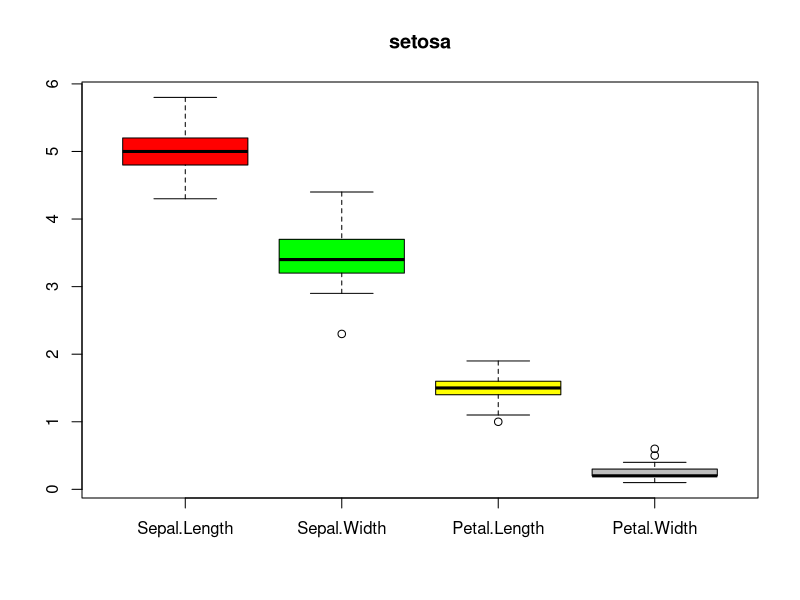
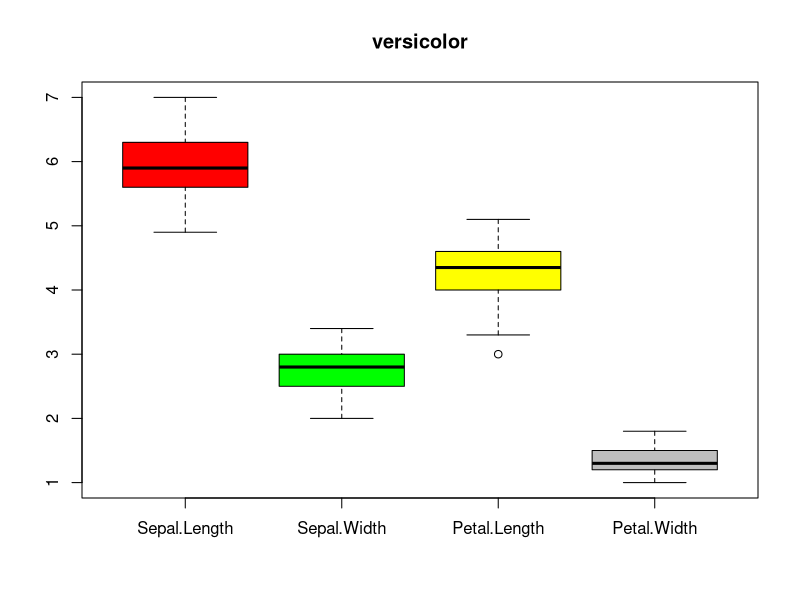
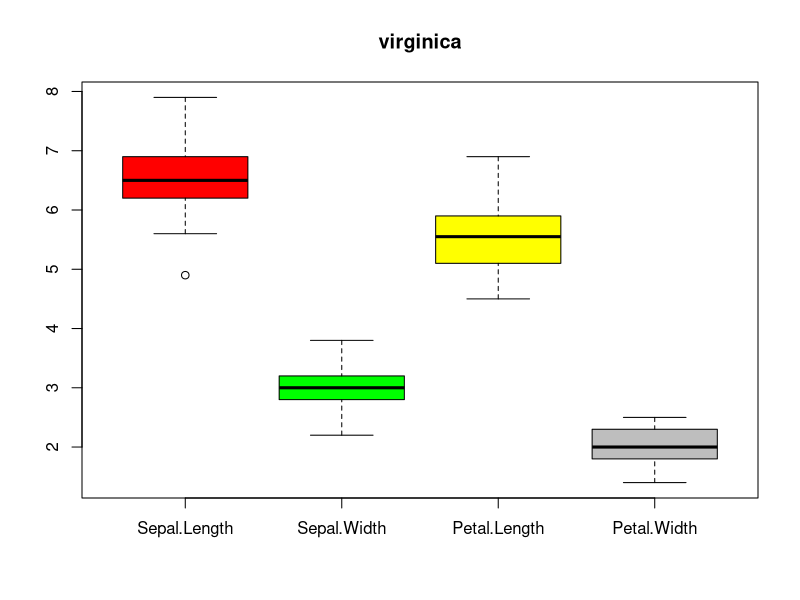
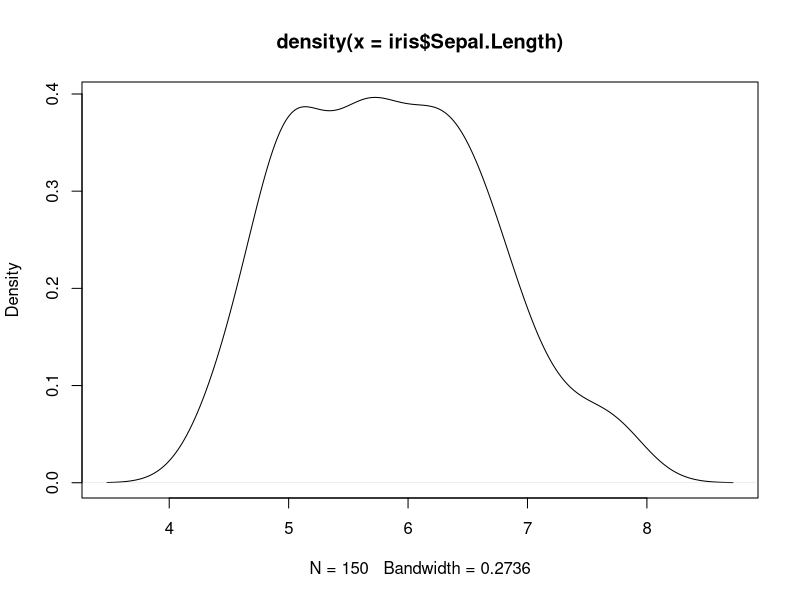
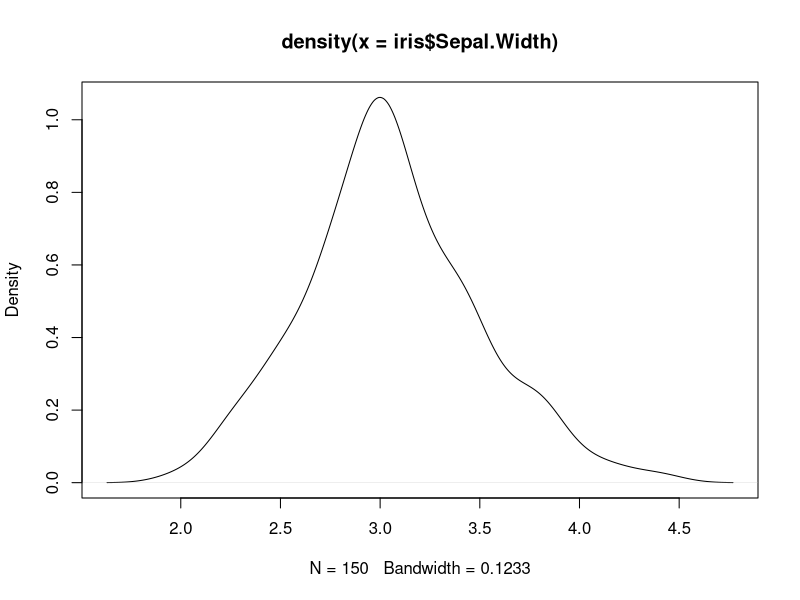
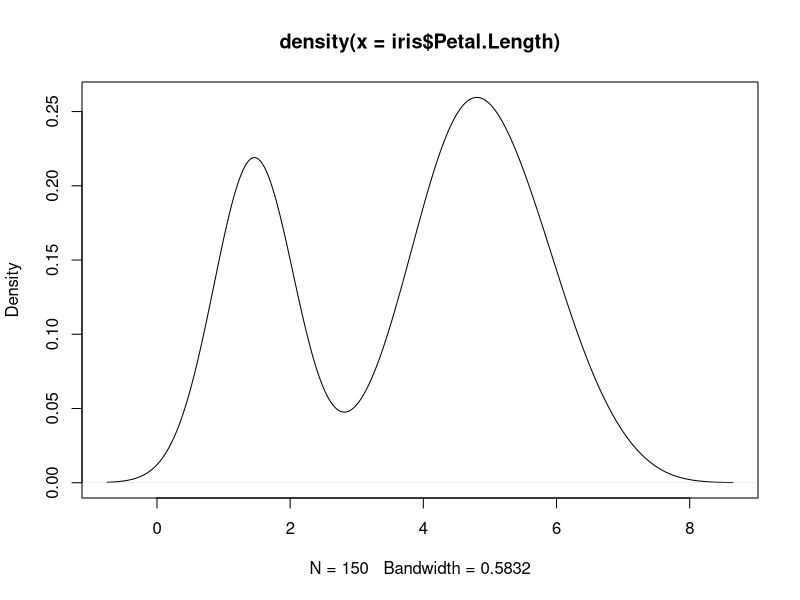
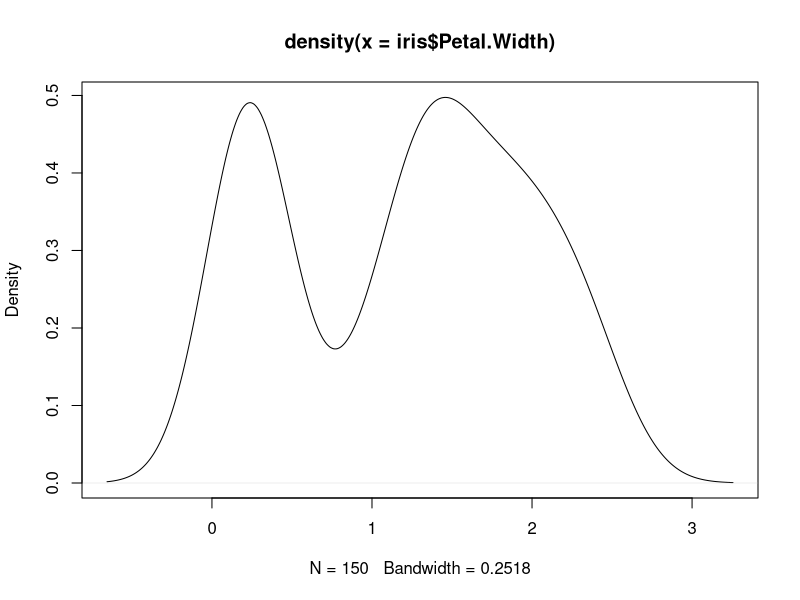

Source code (R) for these figures, in order: (Note: this script raises an error after producing the figures.)
#Ex1
# A : DONE
# B (Shinho): Need explanation
# C : DONE
# D (Shinho): labeling

#Ex2 (Omar)
# A : labeling & comments
# B : In which cases does the linear regression line give a good fit to the data?
#  On the basis of the scatter plots, describe the relationship/dependence between and for each data set.


#======================================================
#Ex 1
#task a
iris
colnames(iris)[1:4]

setosa <- iris[iris$Species == 'setosa',]
versicolor <- iris[iris$Species == 'versicolor',]
virginica <- iris[iris$Species == 'virginica',]
boxplot(setosa[1:4], main="setosa", col=c("red","green","yellow","gray"), names=colnames(iris)[1:4])
boxplot(versicolor[1:4], main="versicolor", col=c("red","green","yellow","gray"), names=colnames(iris)[1:4])
boxplot(virginica[1:4], main="virginica", col=c("red","green","yellow","gray"), names=colnames(iris)[1:4])

#task b
(mean(iris$Sepal.Length) - median(iris$Sepal.Length)) / sd(iris$Sepal.Length)
(mean(iris$Sepal.Width) - median(iris$Sepal.Width)) / sd(iris$Sepal.Width)
(mean(iris$Petal.Length) - median(iris$Petal.Length)) / sd(iris$Petal.Length)
(mean(iris$Petal.Width) - median(iris$Petal.Width)) / sd(iris$Petal.Width)

# hist(iris$Sepal.Length, col="Tomato", main="Sepal.Length", xlab="Sepal Length", breaks=20)
# hist(iris$Sepal.Width, col="Tomato", main="Sepal.Width", xlab="Sepal Width", breaks=20)
# hist(iris$Petal.Length, col="Tomato", main="Petal.Length", xlab="Petal Length", breaks=20)
# hist(iris$Petal.Width, col="Tomato", main="Petal.Width", xlab="Petal Width", breaks=20)

d <- density(iris$Sepal.Length) # returns the density data 
plot(d) # plots the results
d <- density(iris$Sepal.Width) # returns the density data 
plot(d) # plots the results
d <- density(iris$Petal.Length) # returns the density data 
plot(d) # plots the results
d <- density(iris$Petal.Width) # returns the density data 
plot(d) # plots the results


# refer to : https://en.wikipedia.org/wiki/Skewness
# positive: mean is greater than median.
# negative: mean is less than median.

# task c

# Pearson's Correlation
# 
# +1: Perfect direct linear relationship (correlation)
# -1: Perfect decreasing linear relationship (anti-correlation)
# 0: uncorrelated
# 
# One can observe that when considering the whole Iris data set, 
# there is a decreasing linear relationship between the variables 
# Petal.Width/Lenght and Sepal.Width, on the contrary there is 
# an increasing correlation between the variables Sepal.Length 
# and Petal.Width/Length.
# 
# In contrast when every group of species is analyzed
# individually one can observe that there is only an 
# increasing correlation. In the case of species type Setosa
# the correlation between Sepal.Length and Petal.Width/Length 
# reduces considerably.
# 
# One possible explanation for these discrepancies between
# correlations is the existence/addition of “outliers” affecting
# the measure when the data is correlated all together and individually.  

co <- cor(iris[1:4])
corsp <- cor(iris[1:4], method="spearman")

cor(setosa[1:4])
corspVetosa <- cor(setosa[1:4], method="spearman")

cor(versicolor[1:4])
corspVersicolor <- cor(versicolor[1:4], method="spearman")

cor(virginica[1:4])
corspVirginica <- cor(virginica[1:4], method="spearman")

#plot(iris)
#plot(setosa)
#plot(versicolor)
#plot(virginica)

#task d
pdf('my_test.pdf',width=6,height=4,paper='special') 

# displays Pearson's Correlation

levelplot(cor(iris[1:4]), colorkey = T, region = T, main="Iris data set (Pearson's Correlation)", col.regions=heat.colors)
levelplot(cor(setosa[1:4]), colorkey = T, region = T, main="Setosa (Pearson's Correlation)", col.regions=heat.colors)
levelplot(cor(versicolor[1:4]), colorkey = T, region = T, main="Versicolor (Pearson's Correlation)", col.regions=heat.colors)
levelplot(cor(virginica[1:4]), colorkey = T, region = T, main="Virginica (Pearson's Correlation)", col.regions=heat.colors)

# displays spearman's Correlation

levelplot(corsp, colorkey = T, region = T, main="Iris data set (Spearman's Correlation)", col.regions=heat.colors)
levelplot(corspVetosa, colorkey = T, region = T, main="Setosa (Spearman's Correlation)", col.regions=heat.colors)
levelplot(corspVersicolor, colorkey = T, region = T, main="Versicolor (Spearman's Correlation)", col.regions=heat.colors)
levelplot(corspVirginica, colorkey = T, region = T, main="Virginica (Spearman's Correlation)", col.regions=heat.colors)

dev.off()

#======================================================
#2.
#======================================================
# A-i
dat = read.csv("exercise2-2.csv")

meanByCol = apply(dat,2,mean)
varByCol = apply(dat, 2, var)

meanByCol
varByCol
# A-ii
cor(dat$x1, dat$y1)
cor(dat$x2, dat$y2)
cor(dat$x3, dat$y3)
cor(dat$x4, dat$y4)

# A-iii
# b= pearson * sqrt(var x)/sqrt(var y)
# a= mean(y) - b*mean(x)
b1 <- cor(dat$x1, dat$y1) * sqrt(varByCol[1]) / sqrt(varByCol[2])
a1 <- meanByCol[2] - (b1 * meanByCol[1])
b2 <- cor(dat$x2, dat$y2) * sqrt(varByCol[3]) / sqrt(varByCol[4])
a2 <- meanByCol[4] - (b1 * meanByCol[3])
b3 <- cor(dat$x3, dat$y3) * sqrt(varByCol[5]) / sqrt(varByCol[6])
a3 <- meanByCol[6] - (b1 * meanByCol[5])
b4 <- cor(dat$x4, dat$y4) * sqrt(varByCol[7]) / sqrt(varByCol[8])
a4 <- meanByCol[8] - (b1 * meanByCol[7])


#==================================================
#B
plot(dat$x1, dat$y1, xlim=c(0, 20), ylim=c(-5,15))
abline(a=a1, b=b1, col="red")
abline(lm(dat$y1~dat$x1), col="blue")

plot(dat$x2, dat$y2, xlim=c(0, 20), ylim=c(-5,15))
abline(a=a2, b=b2, col="red")
abline(lm(dat$y2~dat$x2), col="blue")

plot(dat$x3, dat$y3, xlim=c(0, 20), ylim=c(-5,15))
abline(a=a3, b=b3, col="red")
abline(lm(dat$y3~dat$x3), col="blue")

plot(dat$x4, dat$y4, xlim=c(0, 20), ylim=c(-5,15))
abline(a=a4, b=b4, col="red")
abline(lm(dat$y4~dat$x4), col="blue")
